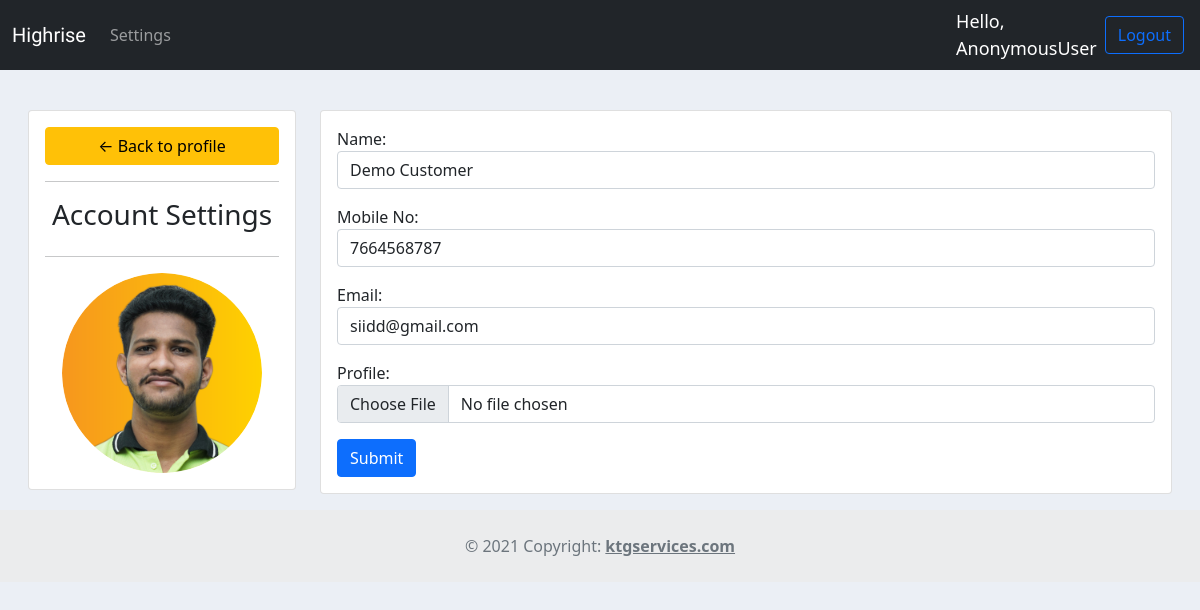
Screenshot of /account/6/ with the database file from the repository.
### accounts/models.py (models this page shows, shortened)
class Customer(models.Model):
    user = models.OneToOneField(
        User, null=True, blank=True, on_delete=models.CASCADE)
    name = models.CharField(max_length=200, null=True)
    phone = models.CharField(max_length=12, null=True)
    email = models.CharField(max_length=50, null=True)
    profile_pic = models.ImageField(
        default="IMG_20201012_165549-1_vgzh5DR.png", null=True, blank=True)
    date_created = models.DateTimeField(auto_now_add=True, null=True)

### accounts/views.py (the view)
# urls.py: path('account/<str:pk>/', views.accountSettings, name="account"),
def accountSettings(request, pk):
    customer = Customer.objects.get(id=pk)
    form = CustomerForm(instance=customer)
    if request.method == 'POST':
        form = CustomerForm(request.POST, request.FILES, instance=customer)
        if form.is_valid():
            form.save()
    context = {'form': form, 'customer': customer}
    return render(request, 'accounts/account_settings.html', context)

### accounts/forms.py
class CustomerForm(ModelForm):
    class Meta:
        model = Customer
        fields = '__all__'
        exclude = ['user']
        labels = {
            'name': 'Name',
            'phone': 'Mobile No',
            'email': 'Email',
            'profile_pic': 'Profile',
        }
        widgets = {
            'name': forms.TextInput(attrs={'class': 'form-control'}),
            'phone': forms.TextInput(attrs={'class': 'form-control'}),
            'email': forms.TextInput(attrs={'class': 'form-control'}),
            'profile_pic': forms.FileInput(attrs={'class': 'form-control'}),
        }

### accounts/templates/accounts/account_settings.html (shortened to what this page needs)
{% extends 'accounts/main.html' %}
{% load static %}
{% block content %}
<br>
<div class="row m-3">
    <div class="col-md-3">
        <div class="card card-body">
            <a class="btn btn-warning" href="{% url 'home' %}">&#8592; Back to profile</a>
            <hr>
            <h3 style="text-align: center;">Account Settings</h3>
            <hr>
            <img class="profile-pic" src="{{customer.profile_pic.url}}" alt="">
        </div>
    </div>
    <div class="col-md-9">
        <div class="card card-body">
            <form action="" method="POST" enctype="multipart/form-data">
                {{form.as_p}}
                <input type="submit" class="btn btn-primary" name="Update Information">
            </form>
        </div>
    </div>
</div>
{% endblock content %}

### static/css/main.css (style rules this page uses)
body { background-color: #ebeff5; }

### accounts/templates/accounts/account_settings.html (style rules this page uses)
.profile-pic { max-width: 200px; max-height: 200px; margin: 0 auto; border-radius: 50%; }

### rows the page displays
Customer: profile_pic (picture), name "Demo Customer", phone "7664568787", email "siidd@gmail.com"

### other values shown
{{ request.user }} "AnonymousUser"
